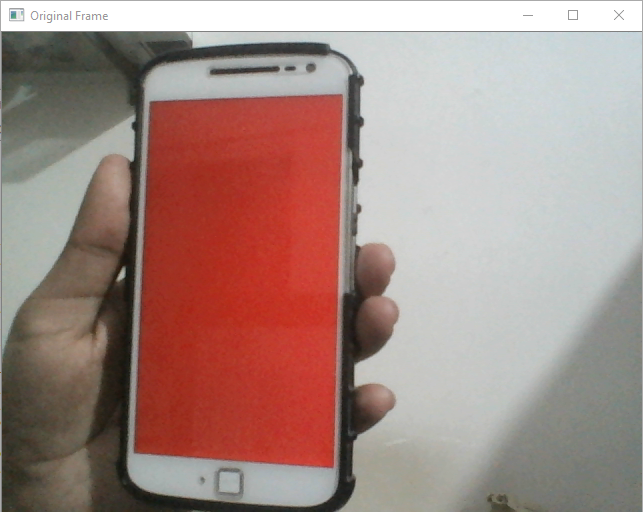
#> input picture original_frame.png, 643 x 512 px, given in place of the camera
$ python Invisible_Cloak.py
#> lines starting #> are read from the running program, lines starting #| are printed output that depends on the picture; after the words box and inside, x2 and y2 are one past the last pixel; in counts of white or black regions, pixels touching at a corner belong together
#> in main, frame is the input picture: shape (512, 643, 3); mean B, G, R 132, 138.3, 164.5
import cv2
import numpy as np

back_img = np.zeros((480, 640, 3), np.uint8)

def main():
    def Magic(frame1):
        # Convert BGR to HSV
        hsv = cv2.cvtColor(frame, cv2.COLOR_BGR2HSV)
#> hsv: shape (512, 643, 3); mean H, S, V 35.9, 58.5, 166.8

        # Red Color Range
        low = np.array([0,120,70])
        high = np.array([10,255,255])
        mask1 = cv2.inRange(hsv,low,high)
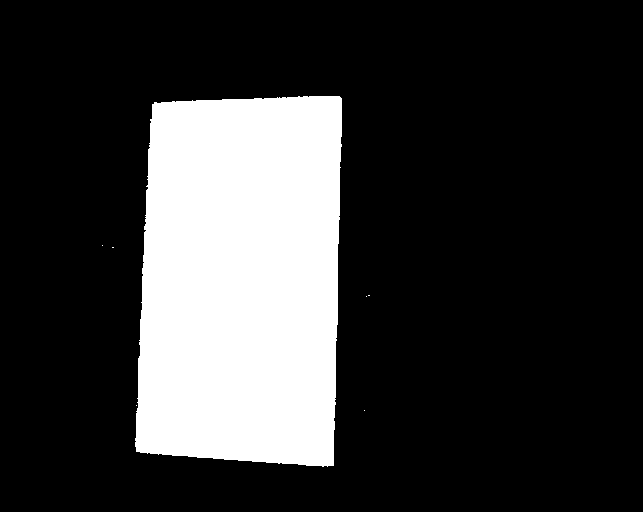
#> mask1: shape (512, 643); 21.4% white; 7 white regions (6 under 20 px), largest, box (x1, y1, x2, y2) and area: (135, 96, 342, 467) 70553
        low = np.array([170,120,70])
        high = np.array([180,255,255])
        mask2 = cv2.inRange(hsv,low,high)
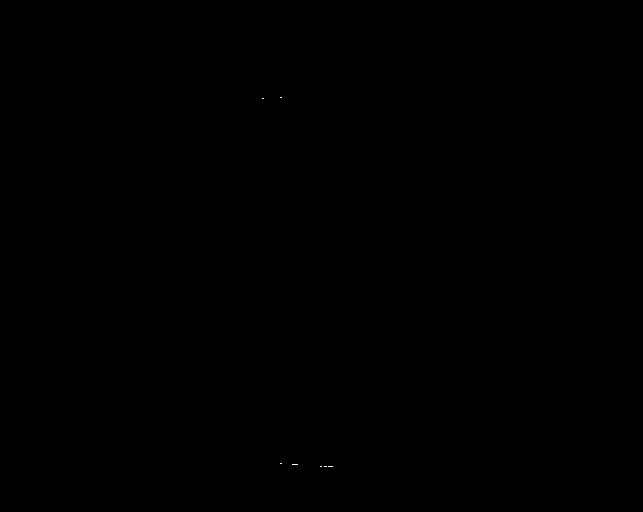
#> mask2: shape (512, 643); 0.01% white in thin lines or dots, all inside (x1, y1, x2, y2) = (262, 97, 333, 467)
        mask = mask1 + mask2
#> mask: shape (512, 643); 21.4% white; 7 white regions (6 under 20 px), largest, box (x1, y1, x2, y2) and area: (135, 96, 342, 467) 70575

        mask_inv = cv2.bitwise_not(mask)
        img1_bg = cv2.bitwise_and(back_img, back_img, mask=mask)
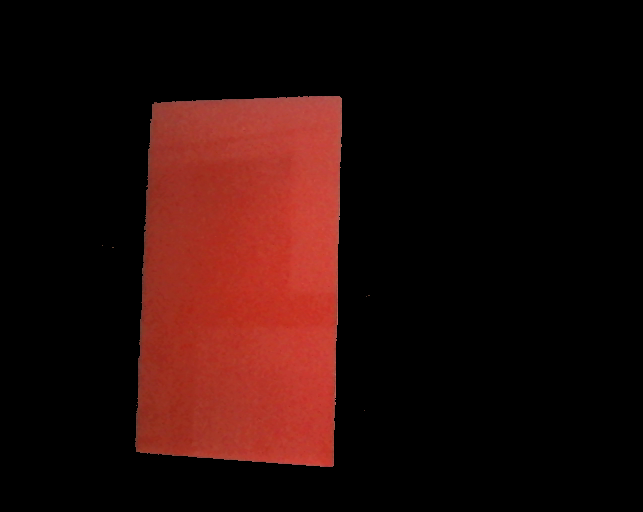
#> img1_bg: shape (512, 643, 3); mean B, G, R 9.3, 12, 37.9
        img2_fg = cv2.bitwise_and(frame1, frame1, mask=mask_inv)
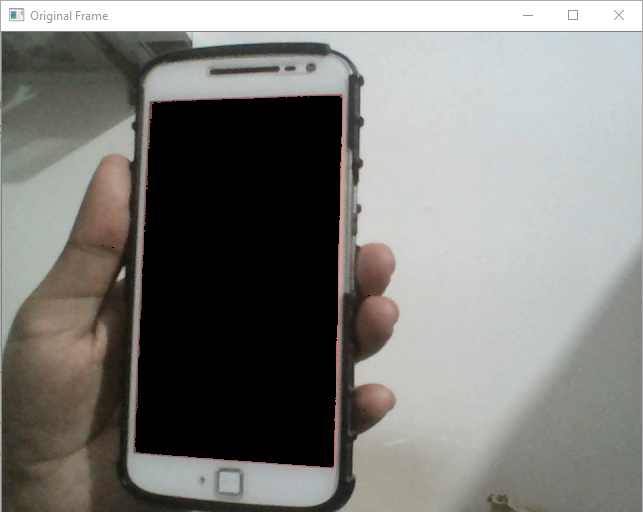
#> img2_fg: shape (512, 643, 3); mean B, G, R 122.7, 126.3, 126.6
        dst = cv2.add(img1_bg, img2_fg)
        cv2.imshow("Invisible Frame", dst)
        cv2.imshow("Original Frame", frame1)

    cap = cv2.VideoCapture(0)

    if cap.isOpened():
        ret, frame = cap.read()
        global back_img
        back_img = np.copy(frame)

    else:
        ret = False

    while ret:
        ret, frame = cap.read()
        test1 = Magic(frame)
        if cv2.waitKey(1) == ord('q'):
#> (key q is pressed here)
            break

    cv2.destroyAllWindows()
    cap.release()

if __name__ == "__main__":
    main()
